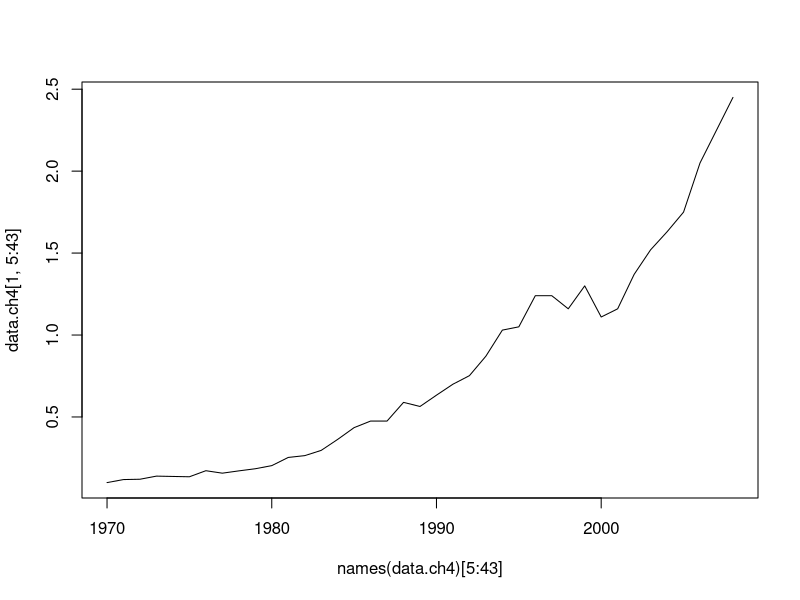
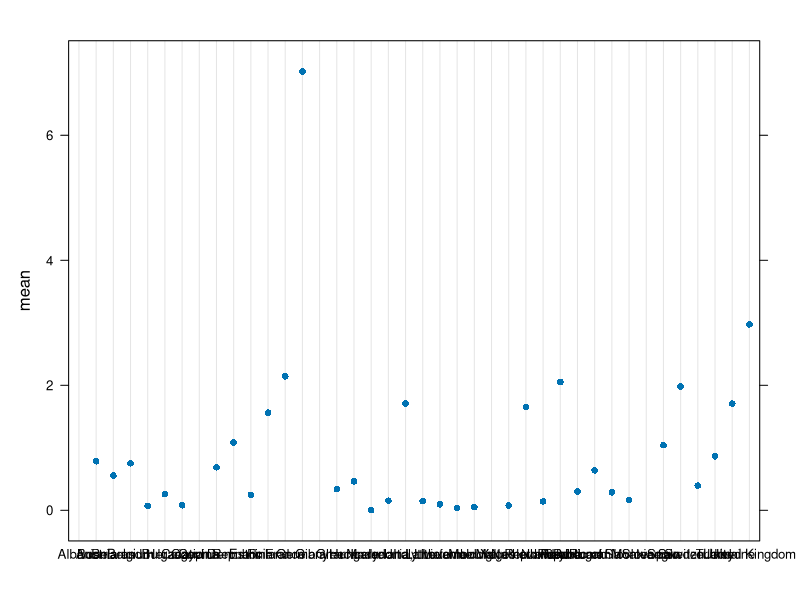
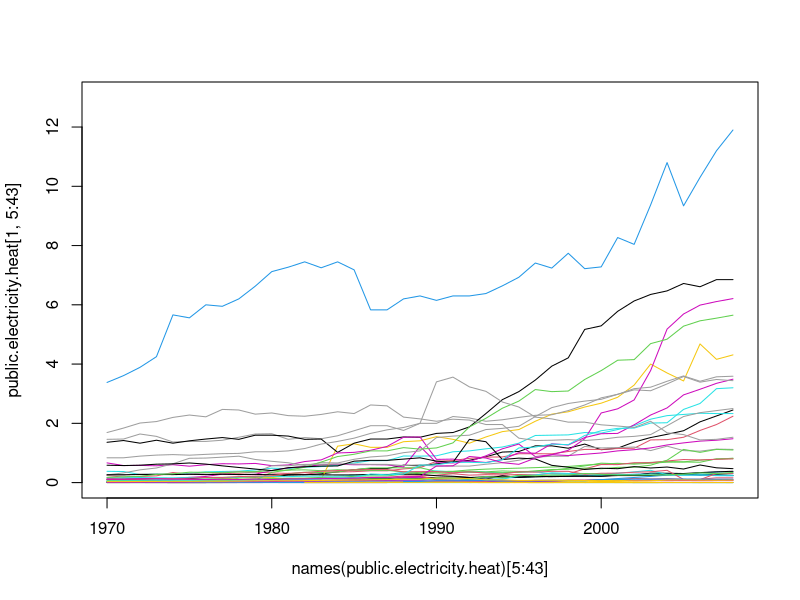

Write R code to recreate these figures, in order.
options(prompt = "R: " )

library(lattice)

data.ch4 <- read.csv2("v4.2_CH4_tot_1970_2008.csv",skip = 2051,stringsAsFactors = FALSE, header = F)
data.ch4 <- data.ch4[0:879,]
data.ch4$V1 <-NULL
data.ch4$V2 <-NULL
data.ch4$V46 <- NULL
names(data.ch4) <- sapply(read.csv2("v4.2_CH4_tot_1970_2008.csv")[9,3:45], as.character)
#data.ch4[is.na(data.ch4)] <-0.0
na.omit(data.ch4)

plot(names(data.ch4)[5:43],data.ch4[1,5:43],type = "l")

public.electricity.heat<-subset(data.ch4, data.ch4[,4] == "Public electricity and heat production")

public.electricity.heat$mean <- rowMeans(public.electricity.heat[,5:43])


dotplot(mean~ Name, data = public.electricity.heat)

public.electricity.heat[which.min(public.electricity.heat$mean),]


for(i in 1:nrow(public.electricity.heat)){
  if(i==1){
  plot(names(public.electricity.heat)[5:43],public.electricity.heat[1,5:43],type = "l", col = 1, ylim=c(0,13))
    
  }else{
  
    
    lines(names(public.electricity.heat)[5:43],public.electricity.heat[i,5:43],type = "l", col = i)
  }
  
}
